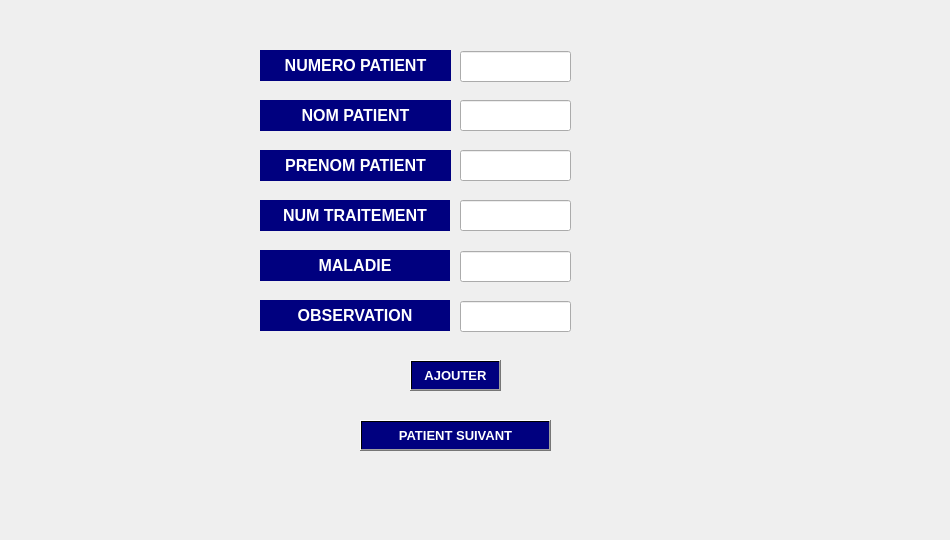
      <widget class="QWidget" name="tab_31">
       <attribute name="title">
        <string>Ajouter un patient</string>
       </attribute>
       <widget class="QLabel" name="p1_3">
        <property name="geometry">
         <rect>
          <x>0</x>
          <y>0</y>
          <width>941</width>
          <height>531</height>
         </rect>
        </property>
        <property name="text">
         <string/>
        </property>
       </widget>
       <widget class="QLabel" name="label_38">
        <property name="geometry">
         <rect>
          <x>260</x>
          <y>150</y>
          <width>191</width>
          <height>31</height>
         </rect>
        </property>
        <property name="font">
         <font>
          <pointsize>12</pointsize>
          <weight>75</weight>
          <bold>true</bold>
         </font>
        </property>
        <property name="styleSheet">
         <string notr="true">color: rgb(255, 255, 255);
background-color: rgb(0, 0, 127);</string>
        </property>
        <property name="text">
         <string>&lt;html&gt;&lt;head/&gt;&lt;body&gt;&lt;p align=&quot;center&quot;&gt;PRENOM PATIENT&lt;/p&gt;&lt;/body&gt;&lt;/html&gt;</string>
        </property>
       </widget>
       <widget class="QLineEdit" name="obs_3">
        <property name="geometry">
         <rect>
          <x>460</x>
          <y>301</y>
          <width>111</width>
          <height>31</height>
         </rect>
        </property>
        <property name="text">
         <string/>
        </property>
       </widget>
       <widget class="QLabel" name="label_34">
        <property name="geometry">
         <rect>
          <x>260</x>
          <y>100</y>
          <width>191</width>
          <height>31</height>
         </rect>
        </property>
        <property name="font">
         <font>
          <pointsize>12</pointsize>
          <weight>75</weight>
          <bold>true</bold>
         </font>
        </property>
        <property name="styleSheet">
         <string notr="true">color: rgb(255, 255, 255);
background-color: rgb(0, 0, 127);</string>
        </property>
        <property name="text">
         <string>&lt;html&gt;&lt;head/&gt;&lt;body&gt;&lt;p align=&quot;center&quot;&gt;NOM PATIENT&lt;/p&gt;&lt;/body&gt;&lt;/html&gt;</string>
        </property>
       </widget>
       <widget class="QLabel" name="label_36">
        <property name="geometry">
         <rect>
          <x>260</x>
          <y>250</y>
          <width>190</width>
          <height>31</height>
         </rect>
        </property>
        <property name="font">
         <font>
          <pointsize>12</pointsize>
          <weight>75</weight>
          <bold>true</bold>
         </font>
        </property>
        <property name="styleSheet">
         <string notr="true">color: rgb(255, 255, 255);
background-color: rgb(0, 0, 127);</string>
        </property>
        <property name="text">
         <string>&lt;html&gt;&lt;head/&gt;&lt;body&gt;&lt;p align=&quot;center&quot;&gt;MALADIE&lt;/p&gt;&lt;/body&gt;&lt;/html&gt;</string>
        </property>
       </widget>
       <widget class="QLineEdit" name="prenom_4">
        <property name="geometry">
         <rect>
          <x>460</x>
          <y>150</y>
          <width>111</width>
          <height>31</height>
         </rect>
        </property>
       </widget>
       <widget class="QLineEdit" name="maladie_3">
        <property name="geometry">
         <rect>
          <x>460</x>
          <y>251</y>
          <width>111</width>
          <height>31</height>
         </rect>
        </property>
       </widget>
       <widget class="QLabel" name="label_37">
        <property name="geometry">
         <rect>
          <x>260</x>
          <y>300</y>
          <width>190</width>
          <height>31</height>
         </rect>
        </property>
        <property name="font">
         <font>
          <pointsize>12</pointsize>
          <weight>75</weight>
          <bold>true</bold>
         </font>
        </property>
        <property name="styleSheet">
         <string notr="true">color: rgb(255, 255, 255);
background-color: rgb(0, 0, 127);</string>
        </property>
        <property name="text">
         <string>&lt;html&gt;&lt;head/&gt;&lt;body&gt;&lt;p align=&quot;center&quot;&gt;OBSERVATION&lt;/p&gt;&lt;/body&gt;&lt;/html&gt;</string>
        </property>
       </widget>
       <widget class="QLineEdit" name="nump_3">
        <property name="geometry">
         <rect>
          <x>460</x>
          <y>51</y>
          <width>111</width>
          <height>31</height>
         </rect>
        </property>
       </widget>
       <widget class="QLineEdit" name="nom_4">
        <property name="geometry">
         <rect>
          <x>460</x>
          <y>100</y>
          <width>111</width>
          <height>31</height>
         </rect>
        </property>
       </widget>
       <widget class="QLabel" name="label_35">
        <property name="geometry">
         <rect>
          <x>260</x>
          <y>200</y>
          <width>190</width>
          <height>31</height>
         </rect>
        </property>
        <property name="font">
         <font>
          <pointsize>12</pointsize>
          <weight>75</weight>
          <bold>true</bold>
         </font>
        </property>
        <property name="styleSheet">
         <string notr="true">color: rgb(255, 255, 255);
background-color: rgb(0, 0, 127);</string>
        </property>
        <property name="text">
         <string>&lt;html&gt;&lt;head/&gt;&lt;body&gt;&lt;p align=&quot;center&quot;&gt;NUM TRAITEMENT&lt;/p&gt;&lt;/body&gt;&lt;/html&gt;</string>
        </property>
       </widget>
       <widget class="QLabel" name="label_39">
        <property name="geometry">
         <rect>
          <x>260</x>
          <y>50</y>
          <width>191</width>
          <height>31</height>
         </rect>
        </property>
        <property name="font">
         <font>
          <pointsize>12</pointsize>
          <weight>75</weight>
          <bold>true</bold>
         </font>
        </property>
        <property name="styleSheet">
         <string notr="true">color: rgb(255, 255, 255);
background-color: rgb(0, 0, 127);</string>
        </property>
        <property name="text">
         <string>&lt;html&gt;&lt;head/&gt;&lt;body&gt;&lt;p align=&quot;center&quot;&gt;NUMERO PATIENT&lt;/p&gt;&lt;/body&gt;&lt;/html&gt;</string>
        </property>
       </widget>
       <widget class="QPushButton" name="pb_ajouter_3">
        <property name="geometry">
         <rect>
          <x>410</x>
          <y>360</y>
          <width>91</width>
          <height>31</height>
         </rect>
        </property>
        <property name="font">
         <font>
          <pointsize>10</pointsize>
          <weight>75</weight>
          <bold>true</bold>
         </font>
        </property>
        <property name="styleSheet">
         <string notr="true">background-color: qlineargradient(spread:pad, x1:0.631, y1:0.420455, x2:1, y2:0, stop:1 rgba(0, 0, 127, 255));
color: rgb(255, 255, 255);</string>
        </property>
        <property name="text">
         <string>AJOUTER</string>
        </property>
       </widget>
       <widget class="QLineEdit" name="drdv_3">
        <property name="geometry">
         <rect>
          <x>460</x>
          <y>200</y>
          <width>111</width>
          <height>31</height>
         </rect>
        </property>
       </widget>
       <widget class="QPushButton" name="pb_ajouter_5">
        <property name="geometry">
         <rect>
          <x>360</x>
          <y>420</y>
          <width>191</width>
          <height>31</height>
         </rect>
        </property>
        <property name="font">
         <font>
          <pointsize>10</pointsize>
          <weight>75</weight>
          <bold>true</bold>
         </font>
        </property>
        <property name="styleSheet">
         <string notr="true">background-color: qlineargradient(spread:pad, x1:0.631, y1:0.420455, x2:1, y2:0, stop:1 rgba(0, 0, 127, 255));
color: rgb(255, 255, 255);</string>
        </property>
        <property name="text">
         <string>PATIENT SUIVANT</string>
        </property>
       </widget>
      </widget>
